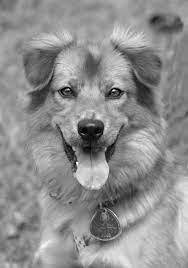
%> input picture image.jpeg, 188 x 268 px
$ octave esercitazione_16.m   (GNU Octave 9; MATLAB toolbox functions it lacks are replaced by stand-ins)
%> lines starting %> are read from the running program, lines starting %| are printed output that depends on the picture
### checkGrey.m
%check if the image is grey level,
% in case it isn't it returns the grey level image

function mat = checkGrey(mat)
    tmp=size(size(mat));
    if(tmp(2)==3)
        mat=rgb2gray(mat);
    end
end

### esercitazione_16.m
% % Es 16. Write the code for computing the Haar Wavelet
% and use it to extract the horizontal edges
% % (hint: choose an image where horizontal edges
% are evident and predominant).

clc;
% Delete all variables.
clear;
% Close all figure windows except those created by imtool.
close all;
% Close all figure windows created by imtool.
imtool close all;

[file, path] = uigetfile({'*.tiff;*.jpg;*.png;*.jpeg'}, "select an image");
%> the answer given: image.jpeg
original = imread(strcat(path, file));
%> original is the input picture: size 268x188x3 uint8; min 0, max 255, mean 142.6
original=checkGrey(original);
[cA, cH, cV, cD] = dwt2(original, 'haar');
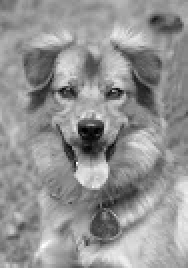
%> cA: size 134x94 double (shown 2 times larger); min 13.5, max 484, mean 285.2; drawn with min black and max white
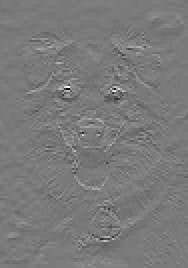
%> cH: size 134x94 double (shown 2 times larger); min -121.5, max 131, mean 0; drawn with min black and max white
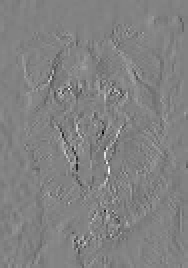
%> cV: size 134x94 double (shown 2 times larger); min -126.5, max 121.5, mean -0.1; drawn with min black and max white
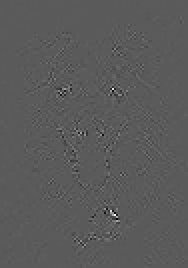
%> cD: size 134x94 double (shown 2 times larger); min -59, max 106.5, mean 0; drawn with min black and max white

figure(1);
imshow(cH);
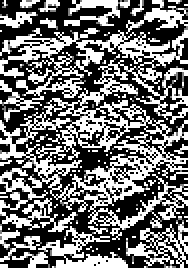
%> displayed picture: size 134x94, on the screen's scale of 0 to 255 (shown 2 times larger); min 0, max 255, mean 114.1
set(get(gca, 'Title'), 'String', 'horizontal edges');
% Maximize figure.
set(gcf, 'Position', get(0, 'Screensize'));

$ run again, on compressed.jpg
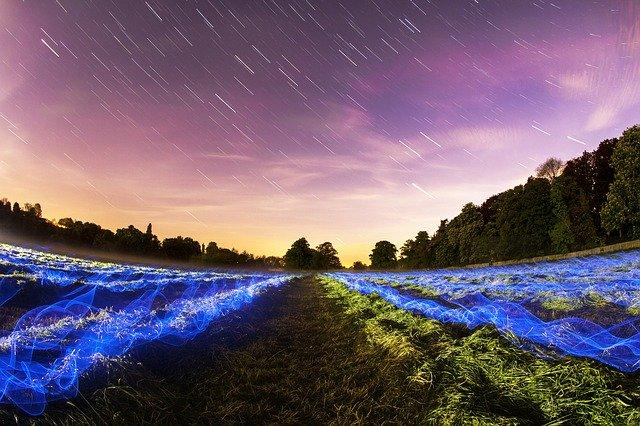
%> input picture compressed.jpg, 640 x 426 px
%> original is the input picture: size 426x640x3 uint8; mean R, G, B 112.2, 93.1, 111.1
%> `[cA, cH, cV, cD] = dwt2(original, 'haar');`:
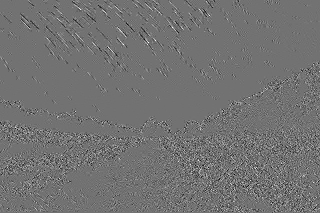
%> cD: size 213x320 double; min -153.5, max 188.5, mean -0.1; drawn with min black and max white
%> `imshow(cH);`:
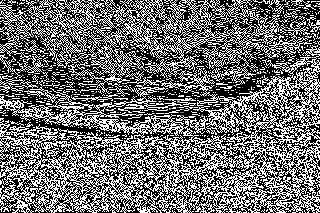
%> displayed picture: size 213x320, on the screen's scale of 0 to 255; min 0, max 255, mean 111.5
